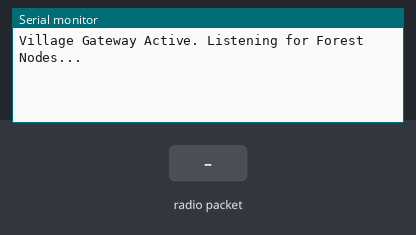
A sketch run on a simulated ESP32. Parts: the last lines printed to the serial monitor. The inputs (shaded band) are chosen by the test bench. WiFi joins after 1.5 s; servers stay silent unless stated; no radio packets arrive unless stated.

Above: at 3.0 s.
3.1 s: radio packet "1" arrives
At 3.9 s:
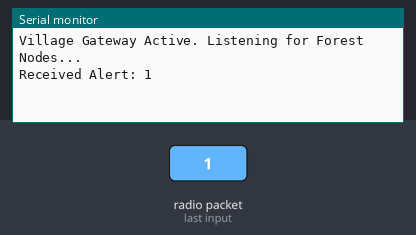
4.6 s: radio packet "0" arrives
At 5.0 s:
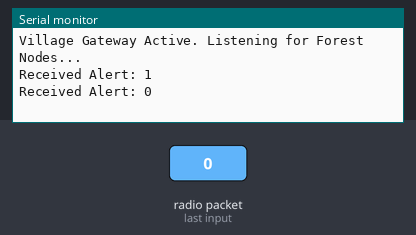
6.1 s: radio packet "2" arrives
At 7.4 s:
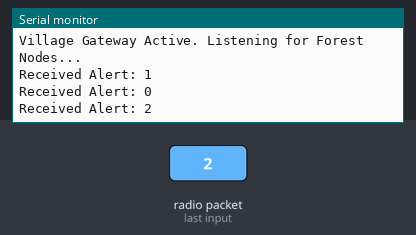

Measured:
- after the input at 3.1 s, the serial monitor: prints a new line at once (image 1)
- after the input at 4.6 s, the serial monitor: prints a new line at once (image 2)
- after the input at 6.1 s, the serial monitor: prints a new line at once (image 3)

The sketch:

Village_Gateway.ino
```cpp
/*
 * Project: Vajra Vachan - Village Gateway Node
 * Function: Receives LoRa alerts from Forest Nodes and bridges data to
 * the Blynk IoT Cloud dashboard via Wi-Fi for real-time monitoring.
 */

#define BLYNK_TEMPLATE_ID "YOUR_TEMPLATE_ID"
#define BLYNK_DEVICE_NAME "Vajra Vachan Gateway"
#define BLYNK_AUTH_TOKEN "YOUR_BLYNK_AUTH_TOKEN" // Kept private

#include <WiFi.h>
#include <WiFiClient.h>
#include <BlynkSimpleEsp32.h>
#include <SPI.h>
#include <LoRa.h>

// Wi-Fi Credentials (Sanitized)
char ssid[] = "YOUR_WIFI_SSID";
char pass[] = "YOUR_WIFI_PASSWORD";

// LoRa Pins
#define LORA_SS 18
#define LORA_RST 14
#define LORA_DIO0 26

void setup() {
  Serial.begin(115200);

  // Initialize Blynk
  Blynk.begin(BLYNK_AUTH_TOKEN, ssid, pass);

  // Initialize LoRa
  LoRa.setPins(LORA_SS, LORA_RST, LORA_DIO0);
  if (!LoRa.begin(433E6)) {
    Serial.println("Starting LoRa failed!");
    while (1);
  }
  Serial.println("Village Gateway Active. Listening for Forest Nodes...");
}

void loop() {
  Blynk.run();

  // Check for incoming LoRa packets
  int packetSize = LoRa.parsePacket();
  if (packetSize) {
    String incomingMessage = "";
    while (LoRa.available()) {
      incomingMessage += (char)LoRa.read();
    }

    Serial.print("Received Alert: ");
    Serial.println(incomingMessage);

    // If alert matches, push notification to Blynk Dashboard
    if (incomingMessage.indexOf("ALERT: ELEPHANT_DETECTED") >= 0) {
      triggerBlynkAlert();
    }
  }
}

void triggerBlynkAlert() {
  // Pushing high signal to Virtual Pin 1 (LED Alert on Dashboard)
  Blynk.virtualWrite(V1, 255);

  // Log event to terminal widget on Virtual Pin 2
  Blynk.virtualWrite(V2, "CRITICAL: Herd detected at Forest Boundary!\n");

  // Turn off LED after 5 seconds
  delay(5000);
  Blynk.virtualWrite(V1, 0);
}
```
